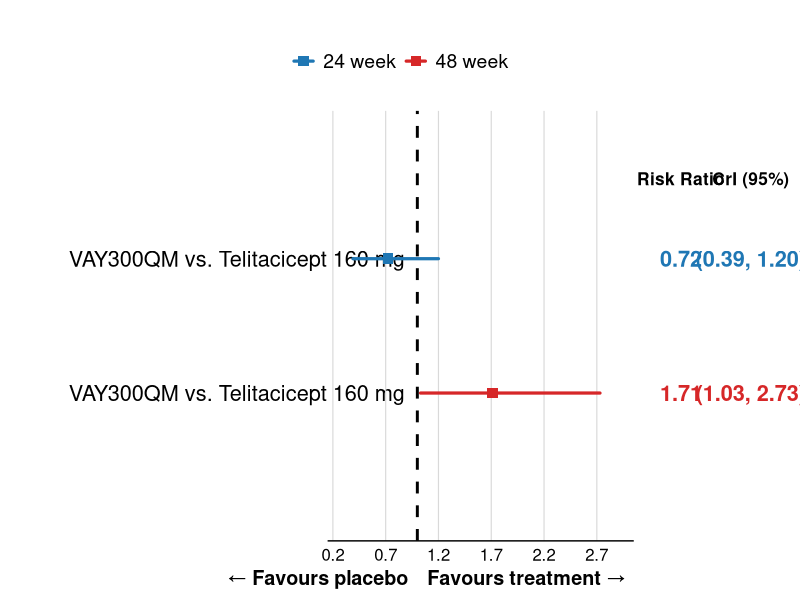
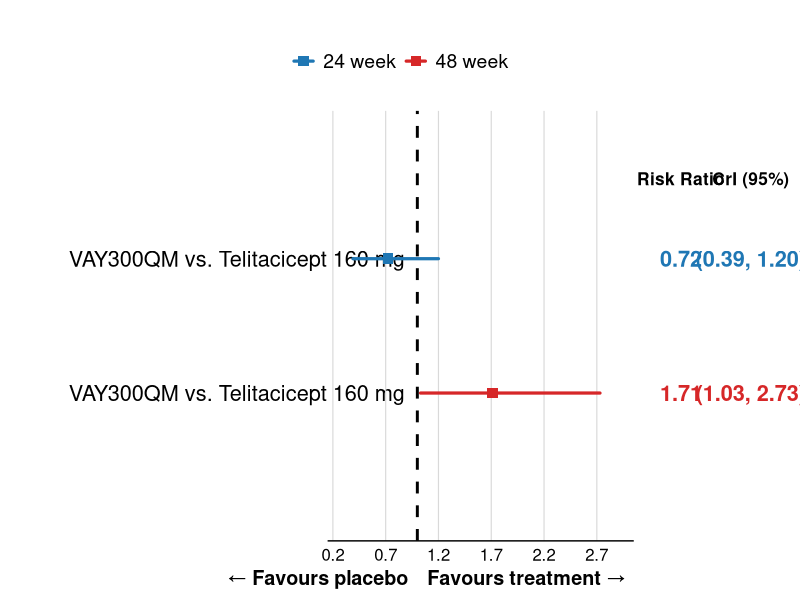

Write R code to recreate these figures, in order.
library(tidyverse)
library(patchwork)

df <- data.frame(comparison = rep("VAY300QM vs. Telitacicept 160 mg", 2),
                 timepoint = c("24 week", "48 week"),
                 RR = c(0.72, 1.71),
                 lower = c(0.39, 1.03),
                 upper = c(1.2, 2.73))

df$Treatment <- df$comparison
df$timepoint <- factor(df$timepoint, levels = c("24 week", "48 week"))
df$RowID <- paste(df$Treatment, df$timepoint, sep = " | ")
df$RowID <- factor(df$RowID, levels = rev(unique(df$RowID)))
df$RR_label  <- sprintf("%.2f", df$RR)
df$CrI_label <- sprintf("(%.2f, %.2f)", df$lower, df$upper)

timepoint_colors <- c("24 week" = "#1F77B4", "48 week" = "#D62728")

n <- nrow(df)

xlim_low  <- 0.2  # tweak
xlim_high <- 3.0  # tweak

# ---- Forest plot (middle panel) ----

p_forest <- ggplot(df, aes(x = RR, y = RowID, colour = timepoint)) +
  geom_segment(
    aes(x = lower, xend = upper, y = RowID, yend = RowID, colour = timepoint),
    linewidth = 1.1, lineend = "round"
  ) +
  geom_point(size = 3.2, shape = 15) +
  geom_vline(xintercept = 1,
             linetype = "dashed",
             color = "black",
             linewidth = 1) +
  annotate("text", x = 1, y = -0.15, label = "\u2190 Favours placebo",
           hjust = 1.05, vjust = 2.5, size = 5.0, color = "black", fontface = "bold") +
  annotate("text", x = 1, y = -0.15, label = "Favours treatment \u2192",
           hjust = -0.05, vjust = 2.5, size = 5.0, color = "black", fontface = "bold") +
  scale_x_continuous(
    breaks = seq(xlim_low, xlim_high, 0.5), # tweak
    limits = c(xlim_low - 0.05, xlim_high + 0.05), # tweak
    expand = c(0, 0)
  ) +
  scale_colour_manual(values = timepoint_colors, name = NULL,
                      guide = guide_legend(nrow = 1)) +
  scale_y_discrete(limits = levels(df$RowID), drop = FALSE) +
  labs(x = NULL, y = NULL) +
  coord_cartesian(ylim = c(0.5, n + 0.5), clip = "off") +
  theme_minimal(base_size = 11) +
  theme(
    panel.grid.minor = element_blank(),
    panel.grid.major.y = element_blank(),
    panel.grid.major.x = element_line(colour = "grey85", linewidth = 0.4),
    axis.text.y = element_blank(),
    axis.ticks.y = element_blank(),
    axis.text.x = element_text(size = 12, color = "black"),
    axis.line.x = element_line(),
    axis.title.x = element_text(size = 12, face = "bold", margin = margin(t = 16), vjust = -3),
    plot.margin = margin(t = 5, r = 4, b = 20, l = 10),
    plot.background  = element_blank(),
    panel.background = element_blank(),
    legend.text = element_text(size = 14),
    legend.background = element_blank(),
    legend.box.background = element_blank(),
    legend.margin = margin(t = 25, r = 0, b = 0, l = 0)
  )

# ---- Table panels: Treatment (left) | forest plot (middle) | Risk Ratio, CrI (95%) (right) ----

tbl_left <- data.frame(
  RowID = df$RowID,
  col = factor("Treatment", levels = "Treatment"),
  label = as.character(df$Treatment)
)

p_table_left <- ggplot(tbl_left, aes(x = col, y = RowID, label = label)) +
  geom_text(size = 5.5, color = "black", hjust = 0) +
  scale_x_discrete(position = "top") +
  scale_y_discrete(limits = levels(df$RowID), drop = FALSE) +
  coord_cartesian(ylim = c(0.5, n + 0.5), clip = "off") +
  theme_void(base_size = 11) +
  theme(
    axis.text.x.top = element_blank(),
    plot.margin = margin(t = 5, r = 130, b = 10, l = 0)
  )

tbl_right <- data.frame(
  RowID = rep(df$RowID, 2),
  timepoint = rep(df$timepoint, 2),
  col = factor(rep(c("Risk Ratio", "CrI (95%)"), each = n),
               levels = c("Risk Ratio", "CrI (95%)")),
  label = c(df$RR_label, df$CrI_label)
)

tbl_right$text_color <- timepoint_colors[as.character(tbl_right$timepoint)]

p_table_right <- ggplot(tbl_right, aes(x = col, y = RowID, label = label)) +
  geom_text(aes(colour = text_color), size = 5.5, hjust = 0.5, fontface = "bold") +
  scale_colour_identity() +
  scale_x_discrete(position = "top") +
  scale_y_discrete(limits = levels(df$RowID), drop = FALSE) +
  coord_cartesian(ylim = c(0.5, n + 0.5), clip = "off") +
  theme_void(base_size = 11) +
  theme(
    axis.text.x.top = element_text(size = 12.5, face = "bold", color = "black",
                                   margin = margin(b = 4), vjust = -20),
    plot.margin = margin(t = 5, r = 0, b = 10, l = 0)
  )

# ---- Combine: Treatment table (left) + forest plot (middle) + RR/CrI table (right) ----

final_plot <- p_table_left + p_forest + p_table_right +
  plot_layout(widths = c(0.4, 1, 0.5), guides = "collect") + # tweak
  plot_annotation(
    theme = theme(
      legend.position = "top",
      legend.direction = "horizontal",
      legend.text = element_text(size = 14),
      legend.margin = margin(t = 25, r = 0, b = 0, l = 0),
      plot.background = element_rect(
        fill = "transparent",
        colour = NA
      ),
      panel.background = element_rect(
        fill = "transparent",
        colour = NA
      )
    )
  )

final_plot

ggsave("FP06.png",
       final_plot,
       width = 14,
       height = 6,
       dpi = 2000,
       bg = "transparent")
